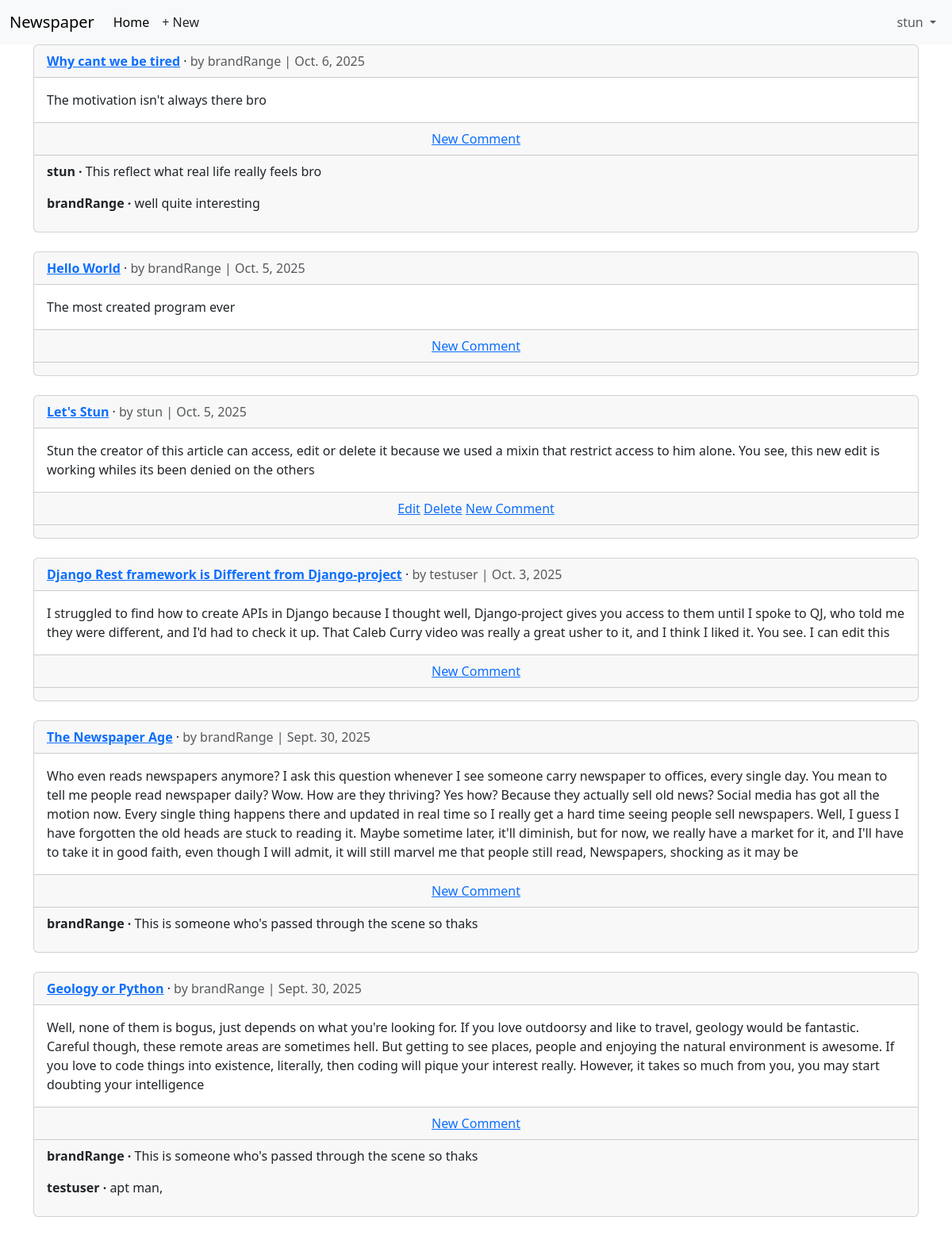
Page /articles/ (signed in) on the committed database.
### accounts/models.py (models this page shows)
class CustomUser(AbstractUser):
    age = models.PositiveIntegerField(null=True, blank=True)

### articles/models.py (models this page shows, shortened)
class Article(models.Model):
    title = models.CharField(max_length=255)
    body = models.TextField()
    date = models.DateField(auto_now_add=True)
    author = models.ForeignKey(
        settings.AUTH_USER_MODEL,
        on_delete=models.CASCADE,
    )
    class Meta:
        ordering = ['-date']
    def get_absolute_url(self):
        return reverse("article_detail",kwargs={"pk":self.pk})

class Comment(models.Model):
    article = models.ForeignKey(Article, on_delete= models.CASCADE)
    comment = models.CharField(max_length=200)
    author = models.ForeignKey(
        settings.AUTH_USER_MODEL,
        on_delete=models.CASCADE,
        )
    def __str__(self):
        return self.comment

### articles/views.py (the view)
# urls.py: path("",ArticleListView.as_view(),name="article_list")
class ArticleListView(LoginRequiredMixin, ListView):
    model = Article
    template_name = "article_list.html"

### templates/article_list.html (shortened to what this page needs)
{% extends "base.html" %}
{% block content%}
{% for article in article_list %}
    <div class="card">
        <div class="card-header">
            <span class="fw-bold">
                <a href="{{ article.get_absolute_url }}">{{ article.title }}</a>
            </span> &middot;
            <span class="text-muted">by {{ article.author }} |
                {{ article.date }}
            </span>
        </div>
        <div class="card-body">
            {{ article.body }}
        </div>
        <div class="card-footer text-center text-muted">
            {% if article.author.pk == request.user.pk %}
            <a href="{% url 'article_edit' article.pk %}">Edit</a>
            <a href="{% url 'article_delete' article.pk %}">Delete</a>
            {% endif %}
            <a href="{{ article.get_absolute_url }}">New Comment</a>
        </div>
        <div class="card-footer">
            {% for comment in article.comment_set.all %}
            <p>
                <span class="fw-bold">
                    {{ comment.author }} &middot;
                </span>
                {{ comment }}
            </p>
            {% endfor %}
        </div>
    </div>
    <br />
    {% endfor %}
{% endblock content %}

### templates/base.html (shortened to what this page needs)
{% load static %}
<!DOCTYPE html>
<html>
<head>
    <link href="https://cdn.jsdelivr.net/npm/bootstrap@5.3.8/dist/css/bootstrap.min.css" rel="stylesheet">
</head>
<body>
    <nav class="navbar navbar-expand-lg bg-body-tertiary">
    <div class="container-fluid">
        <a class="navbar-brand" href="{% url 'home' %}">Newspaper</a>
        <div class="collapse navbar-collapse" id="navbarSupportedContent">
            <ul class="navbar-nav me-auto mb-2 mb-lg-0">
                <li class="nav-item">
                    <a class="nav-link active" aria-current="page" href="#">Home</a>
                </li>
                {% if user.is_authenticated %}
                <li><a href="{% url 'article_new' %}" class="nav-link px-2 link-dark">+ New</a></li>
            </ul>
        <div class="mr-auto">
            <ul class="navbar-nav">
                <li class="nav-item dropdown">
                    <a class="nav-link dropdown-toggle" href="#" role="button"
                    data-bs-toggle="dropdown" aria-expanded="false">
                    {{ user.username }}
                    </a>
</li>
{% endif %}
</div>
</div>
</nav>
<main>
<div class="container">
{% block content %}
{% endblock content %}
</div>
</main>
</body>
</html>

### rows in the picture
CustomUser: username "stun"
Article: title "Why cant we be tired", author "brandRange", date "Oct. 6, 2025", body "The motivation isn't always there bro"
Comment: author "stun", comment "This reflect what real life really feels bro"
Comment: author "brandRange", comment "well quite interesting"
Article: title "Hello World", author "brandRange", date "Oct. 5, 2025", body "The most created program ever"
Article: title "Let's Stun", author "stun", date "Oct. 5, 2025", body "Stun the creator of this article can access, edit or delete it because we used a mixin that restrict access to him alone. You see, this new edit is working whiles its been denied on the others", shows "Edit"
Article: title "Django Rest framework is Different from Django-project", author "testuser", date "Oct. 3, 2025", body "I struggled to find how to create APIs in Django because I thought well, Django-project gives you access to them until I spoke to QJ, who told me they were different, and I'd had to check it up. That Caleb Curry video was really a great usher to it, and I think I liked it. You see. I can edit this"
Article: title "The Newspaper Age", author "brandRange", date "Sept. 30, 2025", body "Who even reads newspapers anymore? I ask this question whenever I see someone carry newspaper to offices, every single day. You mean to tell me people read newspaper daily? Wow. How are they thriving? Yes how? Because they actually sell old news? Social media has got all the motion now. Every single thing happens there and updated in real time so I really get a hard time seeing people sell newspapers. Well, I guess I have forgotten the old heads are stuck to reading it. Maybe sometime later, it'll diminish, but for now, we really have a market for it, and I'll have to take it in good faith, even though I will admit, it will still marvel me that people still read, Newspapers, shocking as it…"
Comment: author "brandRange", comment "This is someone who's passed through the scene so thaks"
Article: title "Geology or Python", author "brandRange", date "Sept. 30, 2025", body "Well, none of them is bogus, just depends on what you're looking for. If you love outdoorsy and like to travel, geology would be fantastic. Careful though, these remote areas are sometimes hell. But getting to see places, people and enjoying the natural environment is awesome. If you love to code things into existence, literally, then coding will pique your interest really. However, it takes so much from you, you may start doubting your intelligence"
Comment: author "brandRange", comment "This is someone who's passed through the scene so thaks"
Comment: author "testuser", comment "apt man,"
